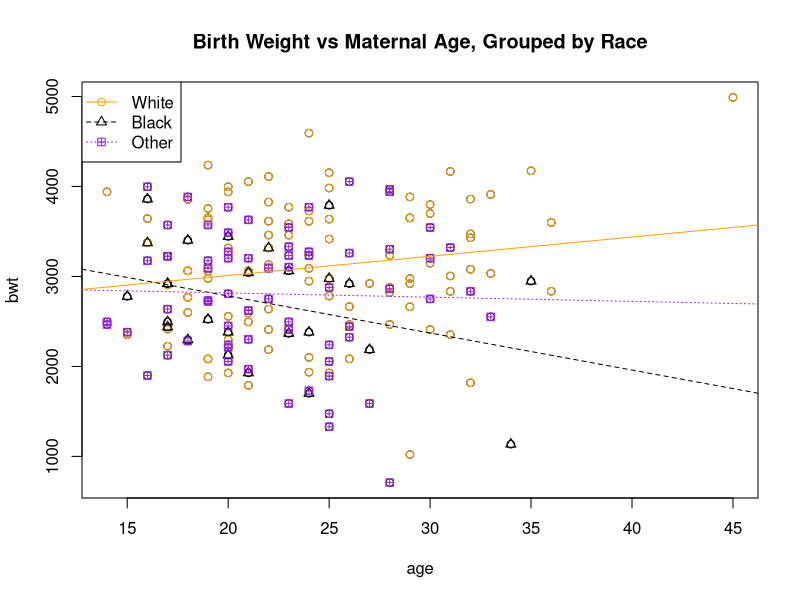

The R source for this figure:
## ---- chunk 1
# attach the data
library(MASS)

attach(birthwt)
head(birthwt,5)

## ---- chunk 2
race<-factor(race) # this asks R to see race as categorical
is.factor(race) 

contrasts(race) 

# need to label the classes for race
levels(race) <- c("white", "black", "other")  # Dr. Woo HIGHLY recommends making names for classes in a category
contrasts(race)

## ---- chunk 3
# subset the data set by race
# need to use the original data values, not labels
dataW <- subset(birthwt,race=="1") 
dataB <- subset(birthwt,race=="2") 
dataO <- subset(birthwt,race=="3") 

##fit 3 separate regressions, one for each region
modW <- lm(bwt~age,data=dataW)
modB <- lm(bwt~age,data=dataB)
modO <- lm(bwt~age,data=dataO)

##create a scatterplot with different colors and symbols for each race
plot(age,bwt,main="Birth Weight vs Maternal Age, Grouped by Race")

points(dataW$age,dataW$bwt, pch=1, col="orange") 
points(dataB$age,dataB$bwt, pch=2, col="black") 
points(dataO$age,dataO$bwt, pch=12, col="purple")

abline(modW,lty=1, col="orange")
abline(modB,lty=2, col="black") 
abline(modO,lty=3, col="purple")

legend("topleft", c("White","Black","Other"), lty=c(1,2,3), pch=c(1,2,12), col=c("orange","black","purple")) 
## ---- chunk 4
modelInteractions <- lm(bwt~age*race)
summary(modelInteractions)

## ---- chunk 5

interceptBlack <- 2583.54 + 1022.79
interceptBlack

interceptOther <- 2583.54 + 326.05
interceptOther

slopeBlack <- 21.37 - 62.54
slopeBlack

slopeOther <- 21.37 - 26.03
slopeOther
## ---- chunk 6

averageAllRegions <- (26159 + 22894 + 22894) / 3
averageAllRegions

## ---- chunk 7
averageSpend <- (3901 + 3274 + 3919) / 3
averageSpend
## ---- chunk 8
MSRSpendArea <- 9720281 * 2
print(paste("Mean Squared Regression Spend_Area: ", MSRSpendArea))
## ---- chunk 9
# knowns
dfReducedModel <- 47
dfFullModel <- 45 #in the anova table, AND also 51 - the six coefficients in the E(y)
SSEReduced <- 232498501 + 9720281
SSEFull <- 232498501

# calculate that F statistic using SSR's and SSE
# page 272 I think gives the F0 calculation
F0 <- ((SSEReduced - SSEFull) / (dfReducedModel - dfFullModel)) / (SSEFull / dfFullModel)
print(paste("F0 is: ", F0))

# create the critical value
# page 272 gives the test statistic
criticalFValue <- qf(0.95,(dfReducedModel - dfFullModel),dfFullModel)
print(paste("The critical value is: ", criticalFValue))

pvalue <- 1-pf(F0,(dfReducedModel - dfFullModel),dfFullModel) # remember to use 1 - pf
print(paste("The p value for the F statistic is: ", pvalue))
## ---- chunk 10
B2hat <- 529.40 
## ---- chunk 11

# multiplier for confidence interval is t((1-.05)/(2*g),n-p)
# g == 3 == number of pairwise comparisons we are making
# n = 51
# p = 4 == parameters Intercept, Spend, AreaSouth, AreaWest
deltaMultiplier <- qt((1 - (.05/6)), (51 - 4))
print(paste("The 95% multiplier is: ", deltaMultiplier))

seB2hat <- sqrt(588126.71689) # sqrt(# from the vcov matrix), BUT also the same value in the Est. Std Error table for the coef.

# confidence interval = Bi-hat +- deltaMultiplier * se(Bi-hat)
B2CIlow <- B2hat - (deltaMultiplier * seB2hat)
B2CIhigh <- B2hat + (deltaMultiplier * seB2hat)

print(paste("The 95% CI for the mean difference in the mean teacher salary between the North region and the South region is: ", B2CIlow, " to ", B2CIhigh))
## ---- chunk 12
B3hat <- 1674.00

seB3hat <- sqrt(641873.8) # sqrt(# from the vcov matrix), BUT also the same value in the Est. Std Error table for the coef.

B3CIlow <- B3hat - (deltaMultiplier * seB3hat)
B3CIhigh <- B3hat + (deltaMultiplier * seB3hat)

print(paste("The 95% CI for the mean difference in the mean teacher salary between the North region and the West region is: ", B3CIlow, " to ", B3CIhigh))

## ---- chunk 13
B2B3hat <- B2hat - B3hat
#print(paste("B2 B3 hat:", B2B3hat))
#print(paste("t value: ", deltaMultiplier))


# above calculation may be wrong, also trying:
# Var(B2-hat) + Var(B3-hat) - 2Cov(B2,B3)
seB2B3hatv2 <- sqrt(588126.72 + 641873.8 - (2 * 244238.0)) # use the vcov table

B2B3CIlowv2 <- B2B3hat - (deltaMultiplier * seB2B3hatv2)
B2B3CIhighv2 <- B2B3hat + (deltaMultiplier * seB2B3hatv2)

print(paste("The 95% CI for the mean difference in the mean teacher salary between the South region and the West region is: ", B2B3CIlowv2, " to ", B2B3CIhighv2))

